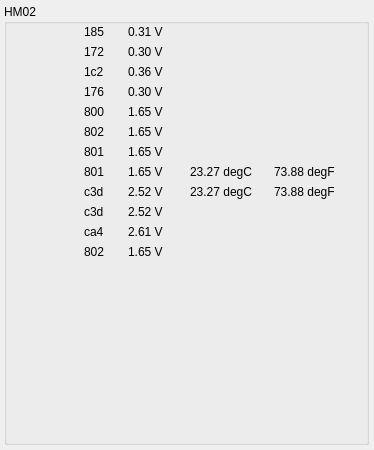
<?xml version="1.0" encoding="UTF-8"?>
<ui version="4.0">
 <class>HMAdcs1Dialog</class>
 <widget class="QDialog" name="HMAdcs1Dialog">
  <property name="geometry">
   <rect>
    <x>0</x>
    <y>0</y>
    <width>374</width>
    <height>450</height>
   </rect>
  </property>
  <property name="windowTitle">
   <string>Dialog</string>
  </property>
  <widget class="QGroupBox" name="groupBox">
   <property name="geometry">
    <rect>
     <x>4</x>
     <y>4</y>
     <width>365</width>
     <height>441</height>
    </rect>
   </property>
   <property name="title">
    <string>HM02</string>
   </property>
   <widget class="QCaLabelPlugin" name="qcalabelplugin">
    <property name="geometry">
     <rect>
      <x>8</x>
      <y>20</y>
      <width>65</width>
      <height>16</height>
     </rect>
    </property>
    <property name="alignment">
     <set>Qt::AlignRight|Qt::AlignTrailing|Qt::AlignVCenter</set>
    </property>
    <property name="variable" stdset="0">
     <string>$(P):AI:HM:ADC:00.DESC</string>
    </property>
    <property name="variableSubstitutions" stdset="0">
     <string>P=HM01</string>
    </property>
   </widget>
   <widget class="QCaLabelPlugin" name="qcalabelplugin_2">
    <property name="geometry">
     <rect>
      <x>80</x>
      <y>20</y>
      <width>40</width>
      <height>16</height>
     </rect>
    </property>
    <property name="text">
     <string>185</string>
    </property>
    <property name="variable" stdset="0">
     <string>$(P):AI:HM:ADC:00.RVAL</string>
    </property>
    <property name="variableSubstitutions" stdset="0">
     <string>P=HM02</string>
    </property>
    <property name="useDbPrecision">
     <bool>false</bool>
    </property>
    <property name="leadingZero">
     <bool>false</bool>
    </property>
    <property name="trailingZeros">
     <bool>false</bool>
    </property>
    <property name="addUnits">
     <bool>false</bool>
    </property>
    <property name="format" stdset="0">
     <enum>QCaLabelPlugin::UnsignedInteger</enum>
    </property>
    <property name="radix">
     <UInt>16</UInt>
    </property>
    <property name="notation" stdset="0">
     <enum>QCaLabelPlugin::Fixed</enum>
    </property>
    <property name="visible" stdset="0">
     <bool>true</bool>
    </property>
   </widget>
   <widget class="QCaLabelPlugin" name="qcalabelplugin_3">
    <property name="geometry">
     <rect>
      <x>124</x>
      <y>20</y>
      <width>58</width>
      <height>16</height>
     </rect>
    </property>
    <property name="text">
     <string>0.31 V</string>
    </property>
    <property name="variable" stdset="0">
     <string>$(P):AI:HM:ADC:00</string>
    </property>
    <property name="variableSubstitutions" stdset="0">
     <string>P=HM02</string>
    </property>
    <property name="useDbPrecision">
     <bool>true</bool>
    </property>
    <property name="leadingZero">
     <bool>true</bool>
    </property>
    <property name="trailingZeros">
     <bool>true</bool>
    </property>
    <property name="addUnits">
     <bool>true</bool>
    </property>
    <property name="format" stdset="0">
     <enum>QCaLabelPlugin::Floating</enum>
    </property>
    <property name="radix">
     <UInt>10</UInt>
    </property>
    <property name="notation" stdset="0">
     <enum>QCaLabelPlugin::Fixed</enum>
    </property>
    <property name="visible" stdset="0">
     <bool>true</bool>
    </property>
   </widget>
   <widget class="QCaLabelPlugin" name="qcalabelplugin_4">
    <property name="geometry">
     <rect>
      <x>8</x>
      <y>40</y>
      <width>65</width>
      <height>16</height>
     </rect>
    </property>
    <property name="alignment">
     <set>Qt::AlignRight|Qt::AlignTrailing|Qt::AlignVCenter</set>
    </property>
    <property name="variable" stdset="0">
     <string>$(P):AI:HM:ADC:01.DESC</string>
    </property>
    <property name="variableSubstitutions" stdset="0">
     <string>P=HM01</string>
    </property>
    <property name="enabled">
     <bool>true</bool>
    </property>
    <property name="useDbPrecision">
     <bool>false</bool>
    </property>
    <property name="leadingZero">
     <bool>false</bool>
    </property>
    <property name="trailingZeros">
     <bool>false</bool>
    </property>
    <property name="addUnits">
     <bool>false</bool>
    </property>
    <property name="visible" stdset="0">
     <bool>true</bool>
    </property>
   </widget>
   <widget class="QCaLabelPlugin" name="qcalabelplugin_5">
    <property name="geometry">
     <rect>
      <x>80</x>
      <y>40</y>
      <width>40</width>
      <height>16</height>
     </rect>
    </property>
    <property name="text">
     <string>172</string>
    </property>
    <property name="variable" stdset="0">
     <string>$(P):AI:HM:ADC:01.RVAL</string>
    </property>
    <property name="variableSubstitutions" stdset="0">
     <string>P=HM02</string>
    </property>
    <property name="useDbPrecision">
     <bool>false</bool>
    </property>
    <property name="leadingZero">
     <bool>false</bool>
    </property>
    <property name="trailingZeros">
     <bool>false</bool>
    </property>
    <property name="addUnits">
     <bool>false</bool>
    </property>
    <property name="format" stdset="0">
     <enum>QCaLabelPlugin::UnsignedInteger</enum>
    </property>
    <property name="radix">
     <UInt>16</UInt>
    </property>
    <property name="notation" stdset="0">
     <enum>QCaLabelPlugin::Fixed</enum>
    </property>
    <property name="visible" stdset="0">
     <bool>true</bool>
    </property>
   </widget>
   <widget class="QCaLabelPlugin" name="qcalabelplugin_6">
    <property name="geometry">
     <rect>
      <x>124</x>
      <y>40</y>
      <width>58</width>
      <height>16</height>
     </rect>
    </property>
    <property name="text">
     <string>0.30 V</string>
    </property>
    <property name="variable" stdset="0">
     <string>$(P):AI:HM:ADC:01</string>
    </property>
    <property name="variableSubstitutions" stdset="0">
     <string>P=HM02</string>
    </property>
    <property name="useDbPrecision">
     <bool>true</bool>
    </property>
    <property name="leadingZero">
     <bool>true</bool>
    </property>
    <property name="trailingZeros">
     <bool>true</bool>
    </property>
    <property name="addUnits">
     <bool>true</bool>
    </property>
    <property name="format" stdset="0">
     <enum>QCaLabelPlugin::Floating</enum>
    </property>
    <property name="radix">
     <UInt>10</UInt>
    </property>
    <property name="notation" stdset="0">
     <enum>QCaLabelPlugin::Fixed</enum>
    </property>
    <property name="visible" stdset="0">
     <bool>true</bool>
    </property>
   </widget>
   <widget class="QCaLabelPlugin" name="qcalabelplugin_7">
    <property name="geometry">
     <rect>
      <x>8</x>
      <y>60</y>
      <width>65</width>
      <height>16</height>
     </rect>
    </property>
    <property name="alignment">
     <set>Qt::AlignRight|Qt::AlignTrailing|Qt::AlignVCenter</set>
    </property>
    <property name="variable" stdset="0">
     <string>$(P):AI:HM:ADC:02.DESC</string>
    </property>
    <property name="variableSubstitutions" stdset="0">
     <string>P=HM01</string>
    </property>
   </widget>
   <widget class="QCaLabelPlugin" name="qcalabelplugin_8">
    <property name="geometry">
     <rect>
      <x>80</x>
      <y>60</y>
      <width>40</width>
      <height>16</height>
     </rect>
    </property>
    <property name="text">
     <string>1c2</string>
    </property>
    <property name="variable" stdset="0">
     <string>$(P):AI:HM:ADC:02.RVAL</string>
    </property>
    <property name="variableSubstitutions" stdset="0">
     <string>P=HM02</string>
    </property>
    <property name="useDbPrecision">
     <bool>false</bool>
    </property>
    <property name="leadingZero">
     <bool>false</bool>
    </property>
    <property name="trailingZeros">
     <bool>false</bool>
    </property>
    <property name="addUnits">
     <bool>false</bool>
    </property>
    <property name="format" stdset="0">
     <enum>QCaLabelPlugin::UnsignedInteger</enum>
    </property>
    <property name="radix">
     <UInt>16</UInt>
    </property>
    <property name="notation" stdset="0">
     <enum>QCaLabelPlugin::Fixed</enum>
    </property>
    <property name="visible" stdset="0">
     <bool>true</bool>
    </property>
   </widget>
   <widget class="QCaLabelPlugin" name="qcalabelplugin_9">
    <property name="geometry">
     <rect>
      <x>124</x>
      <y>60</y>
      <width>58</width>
      <height>16</height>
     </rect>
    </property>
    <property name="text">
     <string>0.36 V</string>
    </property>
    <property name="variable" stdset="0">
     <string>$(P):AI:HM:ADC:02</string>
    </property>
    <property name="variableSubstitutions" stdset="0">
     <string>P=HM02</string>
    </property>
    <property name="useDbPrecision">
     <bool>true</bool>
    </property>
    <property name="leadingZero">
     <bool>true</bool>
    </property>
    <property name="trailingZeros">
     <bool>true</bool>
    </property>
    <property name="addUnits">
     <bool>true</bool>
    </property>
    <property name="format" stdset="0">
     <enum>QCaLabelPlugin::Floating</enum>
    </property>
    <property name="radix">
     <UInt>10</UInt>
    </property>
    <property name="notation" stdset="0">
     <enum>QCaLabelPlugin::Fixed</enum>
    </property>
    <property name="visible" stdset="0">
     <bool>true</bool>
    </property>
   </widget>
   <widget class="QCaLabelPlugin" name="qcalabelplugin_10">
    <property name="geometry">
     <rect>
      <x>8</x>
      <y>80</y>
      <width>65</width>
      <height>16</height>
     </rect>
    </property>
    <property name="alignment">
     <set>Qt::AlignRight|Qt::AlignTrailing|Qt::AlignVCenter</set>
    </property>
    <property name="variable" stdset="0">
     <string>$(P):AI:HM:ADC:03.DESC</string>
    </property>
    <property name="variableSubstitutions" stdset="0">
     <string>P=HM01</string>
    </property>
   </widget>
   <widget class="QCaLabelPlugin" name="qcalabelplugin_11">
    <property name="geometry">
     <rect>
      <x>80</x>
      <y>80</y>
      <width>40</width>
      <height>16</height>
     </rect>
    </property>
    <property name="text">
     <string>176</string>
    </property>
    <property name="variable" stdset="0">
     <string>$(P):AI:HM:ADC:03.RVAL</string>
    </property>
    <property name="variableSubstitutions" stdset="0">
     <string>P=HM02</string>
    </property>
    <property name="useDbPrecision">
     <bool>false</bool>
    </property>
    <property name="leadingZero">
     <bool>false</bool>
    </property>
    <property name="trailingZeros">
     <bool>false</bool>
    </property>
    <property name="addUnits">
     <bool>false</bool>
    </property>
    <property name="format" stdset="0">
     <enum>QCaLabelPlugin::UnsignedInteger</enum>
    </property>
    <property name="radix">
     <UInt>16</UInt>
    </property>
    <property name="notation" stdset="0">
     <enum>QCaLabelPlugin::Fixed</enum>
    </property>
    <property name="visible" stdset="0">
     <bool>true</bool>
    </property>
   </widget>
   <widget class="QCaLabelPlugin" name="qcalabelplugin_12">
    <property name="geometry">
     <rect>
      <x>124</x>
      <y>80</y>
      <width>58</width>
      <height>16</height>
     </rect>
    </property>
    <property name="text">
     <string>0.30 V</string>
    </property>
    <property name="variable" stdset="0">
     <string>$(P):AI:HM:ADC:03</string>
    </property>
    <property name="variableSubstitutions" stdset="0">
     <string>P=HM02</string>
    </property>
    <property name="useDbPrecision">
     <bool>true</bool>
    </property>
    <property name="leadingZero">
     <bool>true</bool>
    </property>
    <property name="trailingZeros">
     <bool>true</bool>
    </property>
    <property name="addUnits">
     <bool>true</bool>
    </property>
    <property name="format" stdset="0">
     <enum>QCaLabelPlugin::Floating</enum>
    </property>
    <property name="radix">
     <UInt>10</UInt>
    </property>
    <property name="notation" stdset="0">
     <enum>QCaLabelPlugin::Fixed</enum>
    </property>
    <property name="visible" stdset="0">
     <bool>true</bool>
    </property>
   </widget>
   <widget class="QCaLabelPlugin" name="qcalabelplugin_13">
    <property name="geometry">
     <rect>
      <x>8</x>
      <y>100</y>
      <width>65</width>
      <height>16</height>
     </rect>
    </property>
    <property name="alignment">
     <set>Qt::AlignRight|Qt::AlignTrailing|Qt::AlignVCenter</set>
    </property>
    <property name="variable" stdset="0">
     <string>$(P):AI:HM:ADC:04.DESC</string>
    </property>
    <property name="variableSubstitutions" stdset="0">
     <string>P=HM01</string>
    </property>
   </widget>
   <widget class="QCaLabelPlugin" name="qcalabelplugin_14">
    <property name="geometry">
     <rect>
      <x>80</x>
      <y>120</y>
      <width>40</width>
      <height>16</height>
     </rect>
    </property>
    <property name="text">
     <string>802</string>
    </property>
    <property name="variable" stdset="0">
     <string>$(P):AI:HM:ADC:05.RVAL</string>
    </property>
    <property name="variableSubstitutions" stdset="0">
     <string>P=HM02</string>
    </property>
    <property name="useDbPrecision">
     <bool>false</bool>
    </property>
    <property name="leadingZero">
     <bool>false</bool>
    </property>
    <property name="trailingZeros">
     <bool>false</bool>
    </property>
    <property name="addUnits">
     <bool>false</bool>
    </property>
    <property name="format" stdset="0">
     <enum>QCaLabelPlugin::UnsignedInteger</enum>
    </property>
    <property name="radix">
     <UInt>16</UInt>
    </property>
    <property name="notation" stdset="0">
     <enum>QCaLabelPlugin::Fixed</enum>
    </property>
    <property name="visible" stdset="0">
     <bool>true</bool>
    </property>
   </widget>
   <widget class="QCaLabelPlugin" name="qcalabelplugin_15">
    <property name="geometry">
     <rect>
      <x>124</x>
      <y>160</y>
      <width>58</width>
      <height>16</height>
     </rect>
    </property>
    <property name="text">
     <string>1.65 V</string>
    </property>
    <property name="variable" stdset="0">
     <string>$(P):AI:HM:ADC:07</string>
    </property>
    <property name="variableSubstitutions" stdset="0">
     <string>P=HM02</string>
    </property>
    <property name="useDbPrecision">
     <bool>true</bool>
    </property>
    <property name="leadingZero">
     <bool>true</bool>
    </property>
    <property name="trailingZeros">
     <bool>true</bool>
    </property>
    <property name="addUnits">
     <bool>true</bool>
    </property>
    <property name="format" stdset="0">
     <enum>QCaLabelPlugin::Floating</enum>
    </property>
    <property name="radix">
     <UInt>10</UInt>
    </property>
    <property name="notation" stdset="0">
     <enum>QCaLabelPlugin::Fixed</enum>
    </property>
    <property name="visible" stdset="0">
     <bool>true</bool>
    </property>
   </widget>
   <widget class="QCaLabelPlugin" name="qcalabelplugin_16">
    <property name="geometry">
     <rect>
      <x>80</x>
      <y>100</y>
      <width>40</width>
      <height>16</height>
     </rect>
    </property>
    <property name="text">
     <string>800</string>
    </property>
    <property name="variable" stdset="0">
     <string>$(P):AI:HM:ADC:04.RVAL</string>
    </property>
    <property name="variableSubstitutions" stdset="0">
     <string>P=HM02</string>
    </property>
    <property name="useDbPrecision">
     <bool>false</bool>
    </property>
    <property name="leadingZero">
     <bool>false</bool>
    </property>
    <property name="trailingZeros">
     <bool>false</bool>
    </property>
    <property name="addUnits">
     <bool>false</bool>
    </property>
    <property name="format" stdset="0">
     <enum>QCaLabelPlugin::UnsignedInteger</enum>
    </property>
    <property name="radix">
     <UInt>16</UInt>
    </property>
    <property name="notation" stdset="0">
     <enum>QCaLabelPlugin::Fixed</enum>
    </property>
    <property name="visible" stdset="0">
     <bool>true</bool>
    </property>
   </widget>
   <widget class="QCaLabelPlugin" name="qcalabelplugin_17">
    <property name="geometry">
     <rect>
      <x>80</x>
      <y>160</y>
      <width>40</width>
      <height>16</height>
     </rect>
    </property>
    <property name="text">
     <string>801</string>
    </property>
    <property name="variable" stdset="0">
     <string>$(P):AI:HM:ADC:07.RVAL</string>
    </property>
    <property name="variableSubstitutions" stdset="0">
     <string>P=HM02</string>
    </property>
    <property name="useDbPrecision">
     <bool>false</bool>
    </property>
    <property name="leadingZero">
     <bool>false</bool>
    </property>
    <property name="trailingZeros">
     <bool>false</bool>
    </property>
    <property name="addUnits">
     <bool>false</bool>
    </property>
    <property name="format" stdset="0">
     <enum>QCaLabelPlugin::UnsignedInteger</enum>
    </property>
    <property name="radix">
     <UInt>16</UInt>
    </property>
    <property name="notation" stdset="0">
     <enum>QCaLabelPlugin::Fixed</enum>
    </property>
    <property name="visible" stdset="0">
     <bool>true</bool>
    </property>
   </widget>
   <widget class="QCaLabelPlugin" name="qcalabelplugin_18">
    <property name="geometry">
     <rect>
      <x>80</x>
      <y>140</y>
      <width>40</width>
      <height>16</height>
     </rect>
    </property>
    <property name="text">
     <string>801</string>
    </property>
    <property name="variable" stdset="0">
     <string>$(P):AI:HM:ADC:06.RVAL</string>
    </property>
    <property name="variableSubstitutions" stdset="0">
     <string>P=HM02</string>
    </property>
    <property name="useDbPrecision">
     <bool>false</bool>
    </property>
    <property name="leadingZero">
     <bool>false</bool>
    </property>
    <property name="trailingZeros">
     <bool>false</bool>
    </property>
    <property name="addUnits">
     <bool>false</bool>
    </property>
    <property name="format" stdset="0">
     <enum>QCaLabelPlugin::UnsignedInteger</enum>
    </property>
    <property name="radix">
     <UInt>16</UInt>
    </property>
    <property name="notation" stdset="0">
     <enum>QCaLabelPlugin::Fixed</enum>
    </property>
    <property name="visible" stdset="0">
     <bool>true</bool>
    </property>
   </widget>
   <widget class="QCaLabelPlugin" name="qcalabelplugin_19">
    <property name="geometry">
     <rect>
      <x>124</x>
      <y>100</y>
      <width>58</width>
      <height>16</height>
     </rect>
    </property>
    <property name="text">
     <string>1.65 V</string>
    </property>
    <property name="variable" stdset="0">
     <string>$(P):AI:HM:ADC:04</string>
    </property>
    <property name="variableSubstitutions" stdset="0">
     <string>P=HM02</string>
    </property>
    <property name="useDbPrecision">
     <bool>true</bool>
    </property>
    <property name="leadingZero">
     <bool>true</bool>
    </property>
    <property name="trailingZeros">
     <bool>true</bool>
    </property>
    <property name="addUnits">
     <bool>true</bool>
    </property>
    <property name="format" stdset="0">
     <enum>QCaLabelPlugin::Floating</enum>
    </property>
    <property name="radix">
     <UInt>10</UInt>
    </property>
    <property name="notation" stdset="0">
     <enum>QCaLabelPlugin::Fixed</enum>
    </property>
    <property name="visible" stdset="0">
     <bool>true</bool>
    </property>
   </widget>
   <widget class="QCaLabelPlugin" name="qcalabelplugin_20">
    <property name="geometry">
     <rect>
      <x>124</x>
      <y>120</y>
      <width>58</width>
      <height>16</height>
     </rect>
    </property>
    <property name="text">
     <string>1.65 V</string>
    </property>
    <property name="variable" stdset="0">
     <string>$(P):AI:HM:ADC:05</string>
    </property>
    <property name="variableSubstitutions" stdset="0">
     <string>P=HM02</string>
    </property>
    <property name="useDbPrecision">
     <bool>true</bool>
    </property>
    <property name="leadingZero">
     <bool>true</bool>
    </property>
    <property name="trailingZeros">
     <bool>true</bool>
    </property>
    <property name="addUnits">
     <bool>true</bool>
    </property>
    <property name="format" stdset="0">
     <enum>QCaLabelPlugin::Floating</enum>
    </property>
    <property name="radix">
     <UInt>10</UInt>
    </property>
    <property name="notation" stdset="0">
     <enum>QCaLabelPlugin::Fixed</enum>
    </property>
    <property name="visible" stdset="0">
     <bool>true</bool>
    </property>
   </widget>
   <widget class="QCaLabelPlugin" name="qcalabelplugin_21">
    <property name="geometry">
     <rect>
      <x>124</x>
      <y>140</y>
      <width>58</width>
      <height>16</height>
     </rect>
    </property>
    <property name="text">
     <string>1.65 V</string>
    </property>
    <property name="variable" stdset="0">
     <string>$(P):AI:HM:ADC:06</string>
    </property>
    <property name="variableSubstitutions" stdset="0">
     <string>P=HM02</string>
    </property>
    <property name="useDbPrecision">
     <bool>true</bool>
    </property>
    <property name="leadingZero">
     <bool>true</bool>
    </property>
    <property name="trailingZeros">
     <bool>true</bool>
    </property>
    <property name="addUnits">
     <bool>true</bool>
    </property>
    <property name="format" stdset="0">
     <enum>QCaLabelPlugin::Floating</enum>
    </property>
    <property name="radix">
     <UInt>10</UInt>
    </property>
    <property name="notation" stdset="0">
     <enum>QCaLabelPlugin::Fixed</enum>
    </property>
    <property name="visible" stdset="0">
     <bool>true</bool>
    </property>
   </widget>
   <widget class="QCaLabelPlugin" name="qcalabelplugin_22">
    <property name="geometry">
     <rect>
      <x>8</x>
      <y>160</y>
      <width>65</width>
      <height>16</height>
     </rect>
    </property>
    <property name="alignment">
     <set>Qt::AlignRight|Qt::AlignTrailing|Qt::AlignVCenter</set>
    </property>
    <property name="variable" stdset="0">
     <string>$(P):AI:HM:ADC:07.DESC</string>
    </property>
    <property name="variableSubstitutions" stdset="0">
     <string>P=HM01</string>
    </property>
   </widget>
   <widget class="QCaLabelPlugin" name="qcalabelplugin_23">
    <property name="geometry">
     <rect>
      <x>8</x>
      <y>120</y>
      <width>65</width>
      <height>16</height>
     </rect>
    </property>
    <property name="alignment">
     <set>Qt::AlignRight|Qt::AlignTrailing|Qt::AlignVCenter</set>
    </property>
    <property name="variable" stdset="0">
     <string>$(P):AI:HM:ADC:05.DESC</string>
    </property>
    <property name="variableSubstitutions" stdset="0">
     <string>P=HM01</string>
    </property>
   </widget>
   <widget class="QCaLabelPlugin" name="qcalabelplugin_24">
    <property name="geometry">
     <rect>
      <x>8</x>
      <y>140</y>
      <width>65</width>
      <height>16</height>
     </rect>
    </property>
    <property name="alignment">
     <set>Qt::AlignRight|Qt::AlignTrailing|Qt::AlignVCenter</set>
    </property>
    <property name="variable" stdset="0">
     <string>$(P):AI:HM:ADC:06.DESC</string>
    </property>
    <property name="variableSubstitutions" stdset="0">
     <string>P=HM01</string>
    </property>
   </widget>
   <widget class="QCaLabelPlugin" name="qcalabelplugin_25">
    <property name="geometry">
     <rect>
      <x>8</x>
      <y>180</y>
      <width>65</width>
      <height>16</height>
     </rect>
    </property>
    <property name="alignment">
     <set>Qt::AlignRight|Qt::AlignTrailing|Qt::AlignVCenter</set>
    </property>
    <property name="variable" stdset="0">
     <string>$(P):AI:HM:ADC:08.DESC</string>
    </property>
    <property name="variableSubstitutions" stdset="0">
     <string>P=HM01</string>
    </property>
   </widget>
   <widget class="QCaLabelPlugin" name="qcalabelplugin_26">
    <property name="geometry">
     <rect>
      <x>80</x>
      <y>200</y>
      <width>40</width>
      <height>16</height>
     </rect>
    </property>
    <property name="text">
     <string>c3d</string>
    </property>
    <property name="variable" stdset="0">
     <string>$(P):AI:HM:ADC:09.RVAL</string>
    </property>
    <property name="variableSubstitutions" stdset="0">
     <string>P=HM02</string>
    </property>
    <property name="useDbPrecision">
     <bool>false</bool>
    </property>
    <property name="leadingZero">
     <bool>false</bool>
    </property>
    <property name="trailingZeros">
     <bool>false</bool>
    </property>
    <property name="addUnits">
     <bool>false</bool>
    </property>
    <property name="format" stdset="0">
     <enum>QCaLabelPlugin::UnsignedInteger</enum>
    </property>
    <property name="radix">
     <UInt>16</UInt>
    </property>
    <property name="notation" stdset="0">
     <enum>QCaLabelPlugin::Fixed</enum>
    </property>
    <property name="visible" stdset="0">
     <bool>true</bool>
    </property>
   </widget>
   <widget class="QCaLabelPlugin" name="qcalabelplugin_27">
    <property name="geometry">
     <rect>
      <x>124</x>
      <y>240</y>
      <width>58</width>
      <height>16</height>
     </rect>
    </property>
    <property name="text">
     <string>1.65 V</string>
    </property>
    <property name="variable" stdset="0">
     <string>$(P):AI:HM:ADC:11</string>
    </property>
    <property name="variableSubstitutions" stdset="0">
     <string>P=HM02</string>
    </property>
    <property name="useDbPrecision">
     <bool>true</bool>
    </property>
    <property name="leadingZero">
     <bool>true</bool>
    </property>
    <property name="trailingZeros">
     <bool>true</bool>
    </property>
    <property name="addUnits">
     <bool>true</bool>
    </property>
    <property name="format" stdset="0">
     <enum>QCaLabelPlugin::Floating</enum>
    </property>
    <property name="radix">
     <UInt>10</UInt>
    </property>
    <property name="notation" stdset="0">
     <enum>QCaLabelPlugin::Fixed</enum>
    </property>
    <property name="visible" stdset="0">
     <bool>true</bool>
    </property>
   </widget>
   <widget class="QCaLabelPlugin" name="qcalabelplugin_28">
    <property name="geometry">
     <rect>
      <x>80</x>
      <y>180</y>
      <width>40</width>
      <height>16</height>
     </rect>
    </property>
    <property name="text">
     <string>c3d</string>
    </property>
    <property name="variable" stdset="0">
     <string>$(P):AI:HM:ADC:08.RVAL</string>
    </property>
    <property name="variableSubstitutions" stdset="0">
     <string>P=HM02</string>
    </property>
    <property name="useDbPrecision">
     <bool>false</bool>
    </property>
    <property name="leadingZero">
     <bool>false</bool>
    </property>
    <property name="trailingZeros">
     <bool>false</bool>
    </property>
    <property name="addUnits">
     <bool>false</bool>
    </property>
    <property name="format" stdset="0">
     <enum>QCaLabelPlugin::UnsignedInteger</enum>
    </property>
    <property name="radix">
     <UInt>16</UInt>
    </property>
    <property name="notation" stdset="0">
     <enum>QCaLabelPlugin::Fixed</enum>
    </property>
    <property name="visible" stdset="0">
     <bool>true</bool>
    </property>
   </widget>
   <widget class="QCaLabelPlugin" name="qcalabelplugin_29">
    <property name="geometry">
     <rect>
      <x>80</x>
      <y>240</y>
      <width>40</width>
      <height>16</height>
     </rect>
    </property>
    <property name="text">
     <string>802</string>
    </property>
    <property name="variable" stdset="0">
     <string>$(P):AI:HM:ADC:11.RVAL</string>
    </property>
    <property name="variableSubstitutions" stdset="0">
     <string>P=HM02</string>
    </property>
    <property name="useDbPrecision">
     <bool>false</bool>
    </property>
    <property name="leadingZero">
     <bool>false</bool>
    </property>
    <property name="trailingZeros">
     <bool>false</bool>
    </property>
    <property name="addUnits">
     <bool>false</bool>
    </property>
    <property name="format" stdset="0">
     <enum>QCaLabelPlugin::UnsignedInteger</enum>
    </property>
    <property name="radix">
     <UInt>16</UInt>
    </property>
    <property name="notation" stdset="0">
     <enum>QCaLabelPlugin::Fixed</enum>
    </property>
    <property name="visible" stdset="0">
     <bool>true</bool>
    </property>
   </widget>
   <widget class="QCaLabelPlugin" name="qcalabelplugin_30">
    <property name="geometry">
     <rect>
      <x>80</x>
      <y>220</y>
      <width>40</width>
      <height>16</height>
     </rect>
    </property>
    <property name="text">
     <string>ca4</string>
    </property>
    <property name="variable" stdset="0">
     <string>$(P):AI:HM:ADC:10.RVAL</string>
    </property>
    <property name="variableSubstitutions" stdset="0">
     <string>P=HM02</string>
    </property>
    <property name="useDbPrecision">
     <bool>false</bool>
    </property>
    <property name="leadingZero">
     <bool>false</bool>
    </property>
    <property name="trailingZeros">
     <bool>false</bool>
    </property>
    <property name="addUnits">
     <bool>false</bool>
    </property>
    <property name="format" stdset="0">
     <enum>QCaLabelPlugin::UnsignedInteger</enum>
    </property>
    <property name="radix">
     <UInt>16</UInt>
    </property>
    <property name="notation" stdset="0">
     <enum>QCaLabelPlugin::Fixed</enum>
    </property>
    <property name="visible" stdset="0">
     <bool>true</bool>
    </property>
   </widget>
   <widget class="QCaLabelPlugin" name="qcalabelplugin_31">
    <property name="geometry">
     <rect>
      <x>124</x>
      <y>180</y>
      <width>58</width>
      <height>16</height>
     </rect>
    </property>
    <property name="text">
     <string>2.52 V</string>
    </property>
    <property name="variable" stdset="0">
     <string>$(P):AI:HM:ADC:08</string>
    </property>
    <property name="variableSubstitutions" stdset="0">
     <string>P=HM02</string>
    </property>
    <property name="useDbPrecision">
     <bool>true</bool>
    </property>
    <property name="leadingZero">
     <bool>true</bool>
    </property>
    <property name="trailingZeros">
     <bool>true</bool>
    </property>
    <property name="addUnits">
     <bool>true</bool>
    </property>
    <property name="format" stdset="0">
     <enum>QCaLabelPlugin::Floating</enum>
    </property>
    <property name="radix">
     <UInt>10</UInt>
    </property>
    <property name="notation" stdset="0">
     <enum>QCaLabelPlugin::Fixed</enum>
    </property>
    <property name="visible" stdset="0">
     <bool>true</bool>
    </property>
   </widget>
   <widget class="QCaLabelPlugin" name="qcalabelplugin_32">
    <property name="geometry">
     <rect>
      <x>124</x>
      <y>200</y>
      <width>58</width>
      <height>16</height>
     </rect>
    </property>
    <property name="text">
     <string>2.52 V</string>
    </property>
    <property name="variable" stdset="0">
     <string>$(P):AI:HM:ADC:09</string>
    </property>
    <property name="variableSubstitutions" stdset="0">
     <string>P=HM02</string>
    </property>
    <property name="useDbPrecision">
     <bool>true</bool>
    </property>
    <property name="leadingZero">
     <bool>true</bool>
    </property>
    <property name="trailingZeros">
     <bool>true</bool>
    </property>
    <property name="addUnits">
     <bool>true</bool>
    </property>
    <property name="format" stdset="0">
     <enum>QCaLabelPlugin::Floating</enum>
    </property>
    <property name="radix">
     <UInt>10</UInt>
    </property>
    <property name="notation" stdset="0">
     <enum>QCaLabelPlugin::Fixed</enum>
    </property>
    <property name="visible" stdset="0">
     <bool>true</bool>
    </property>
   </widget>
   <widget class="QCaLabelPlugin" name="qcalabelplugin_33">
    <property name="geometry">
     <rect>
      <x>124</x>
      <y>220</y>
      <width>58</width>
      <height>16</height>
     </rect>
    </property>
    <property name="text">
     <string>2.61 V</string>
    </property>
    <property name="variable" stdset="0">
     <string>$(P):AI:HM:ADC:10</string>
    </property>
    <property name="variableSubstitutions" stdset="0">
     <string>P=HM02</string>
    </property>
    <property name="useDbPrecision">
     <bool>true</bool>
    </property>
    <property name="leadingZero">
     <bool>true</bool>
    </property>
    <property name="trailingZeros">
     <bool>true</bool>
    </property>
    <property name="addUnits">
     <bool>true</bool>
    </property>
    <property name="format" stdset="0">
     <enum>QCaLabelPlugin::Floating</enum>
    </property>
    <property name="radix">
     <UInt>10</UInt>
    </property>
    <property name="notation" stdset="0">
     <enum>QCaLabelPlugin::Fixed</enum>
    </property>
    <property name="visible" stdset="0">
     <bool>true</bool>
    </property>
   </widget>
   <widget class="QCaLabelPlugin" name="qcalabelplugin_34">
    <property name="geometry">
     <rect>
      <x>8</x>
      <y>240</y>
      <width>65</width>
      <height>16</height>
     </rect>
    </property>
    <property name="alignment">
     <set>Qt::AlignRight|Qt::AlignTrailing|Qt::AlignVCenter</set>
    </property>
    <property name="variable" stdset="0">
     <string>$(P):AI:HM:ADC:11.DESC</string>
    </property>
    <property name="variableSubstitutions" stdset="0">
     <string>P=HM01</string>
    </property>
   </widget>
   <widget class="QCaLabelPlugin" name="qcalabelplugin_35">
    <property name="geometry">
     <rect>
      <x>8</x>
      <y>200</y>
      <width>65</width>
      <height>16</height>
     </rect>
    </property>
    <property name="alignment">
     <set>Qt::AlignRight|Qt::AlignTrailing|Qt::AlignVCenter</set>
    </property>
    <property name="variable" stdset="0">
     <string>$(P):AI:HM:ADC:09.DESC</string>
    </property>
    <property name="variableSubstitutions" stdset="0">
     <string>P=HM01</string>
    </property>
   </widget>
   <widget class="QCaLabelPlugin" name="qcalabelplugin_36">
    <property name="geometry">
     <rect>
      <x>8</x>
      <y>220</y>
      <width>65</width>
      <height>16</height>
     </rect>
    </property>
    <property name="alignment">
     <set>Qt::AlignRight|Qt::AlignTrailing|Qt::AlignVCenter</set>
    </property>
    <property name="variable" stdset="0">
     <string>$(P):AI:HM:ADC:10.DESC</string>
    </property>
    <property name="variableSubstitutions" stdset="0">
     <string>P=HM01</string>
    </property>
   </widget>
   <widget class="QCaLabelPlugin" name="qcalabelplugin_37">
    <property name="geometry">
     <rect>
      <x>186</x>
      <y>160</y>
      <width>80</width>
      <height>16</height>
     </rect>
    </property>
    <property name="text">
     <string>23.27 degC</string>
    </property>
    <property name="variable" stdset="0">
     <string>$(P):AI:HM:ADC:THERM1</string>
    </property>
    <property name="variableSubstitutions" stdset="0">
     <string>P=HM02</string>
    </property>
    <property name="useDbPrecision">
     <bool>true</bool>
    </property>
    <property name="leadingZero">
     <bool>true</bool>
    </property>
    <property name="trailingZeros">
     <bool>true</bool>
    </property>
    <property name="addUnits">
     <bool>true</bool>
    </property>
    <property name="format" stdset="0">
     <enum>QCaLabelPlugin::Floating</enum>
    </property>
    <property name="radix">
     <UInt>10</UInt>
    </property>
    <property name="notation" stdset="0">
     <enum>QCaLabelPlugin::Fixed</enum>
    </property>
    <property name="visible" stdset="0">
     <bool>true</bool>
    </property>
   </widget>
   <widget class="QCaLabelPlugin" name="qcalabelplugin_38">
    <property name="geometry">
     <rect>
      <x>270</x>
      <y>160</y>
      <width>80</width>
      <height>16</height>
     </rect>
    </property>
    <property name="text">
     <string>73.88 degF</string>
    </property>
    <property name="variable" stdset="0">
     <string>$(P):CALC:HM:THERM1</string>
    </property>
    <property name="variableSubstitutions" stdset="0">
     <string>P=HM02</string>
    </property>
    <property name="useDbPrecision">
     <bool>true</bool>
    </property>
    <property name="leadingZero">
     <bool>true</bool>
    </property>
    <property name="trailingZeros">
     <bool>true</bool>
    </property>
    <property name="addUnits">
     <bool>true</bool>
    </property>
    <property name="format" stdset="0">
     <enum>QCaLabelPlugin::Floating</enum>
    </property>
    <property name="radix">
     <UInt>10</UInt>
    </property>
    <property name="notation" stdset="0">
     <enum>QCaLabelPlugin::Fixed</enum>
    </property>
    <property name="visible" stdset="0">
     <bool>true</bool>
    </property>
   </widget>
   <widget class="QCaLabelPlugin" name="qcalabelplugin_39">
    <property name="geometry">
     <rect>
      <x>270</x>
      <y>180</y>
      <width>80</width>
      <height>16</height>
     </rect>
    </property>
    <property name="text">
     <string>73.88 degF</string>
    </property>
    <property name="variable" stdset="0">
     <string>$(P):CALC:HM:THERM2</string>
    </property>
    <property name="variableSubstitutions" stdset="0">
     <string>P=HM02</string>
    </property>
    <property name="useDbPrecision">
     <bool>true</bool>
    </property>
    <property name="leadingZero">
     <bool>true</bool>
    </property>
    <property name="trailingZeros">
     <bool>true</bool>
    </property>
    <property name="addUnits">
     <bool>true</bool>
    </property>
    <property name="format" stdset="0">
     <enum>QCaLabelPlugin::Floating</enum>
    </property>
    <property name="radix">
     <UInt>10</UInt>
    </property>
    <property name="notation" stdset="0">
     <enum>QCaLabelPlugin::Fixed</enum>
    </property>
    <property name="visible" stdset="0">
     <bool>true</bool>
    </property>
   </widget>
   <widget class="QCaLabelPlugin" name="qcalabelplugin_40">
    <property name="geometry">
     <rect>
      <x>186</x>
      <y>180</y>
      <width>80</width>
      <height>16</height>
     </rect>
    </property>
    <property name="text">
     <string>23.27 degC</string>
    </property>
    <property name="variable" stdset="0">
     <string>$(P):AI:HM:ADC:THERM2</string>
    </property>
    <property name="variableSubstitutions" stdset="0">
     <string>P=HM02</string>
    </property>
    <property name="useDbPrecision">
     <bool>true</bool>
    </property>
    <property name="leadingZero">
     <bool>true</bool>
    </property>
    <property name="trailingZeros">
     <bool>true</bool>
    </property>
    <property name="addUnits">
     <bool>true</bool>
    </property>
    <property name="format" stdset="0">
     <enum>QCaLabelPlugin::Floating</enum>
    </property>
    <property name="radix">
     <UInt>10</UInt>
    </property>
    <property name="notation" stdset="0">
     <enum>QCaLabelPlugin::Fixed</enum>
    </property>
    <property name="visible" stdset="0">
     <bool>true</bool>
    </property>
   </widget>
   <widget class="QCaPlotPlugin" name="qcaplotplugin">
    <property name="geometry">
     <rect>
      <x>12</x>
      <y>284</y>
      <width>160</width>
      <height>140</height>
     </rect>
    </property>
    <property name="minimumSize">
     <size>
      <width>100</width>
      <height>100</height>
     </size>
    </property>
    <property name="variable" stdset="0">
     <string>$(P):WF:HM:ADC</string>
    </property>
    <property name="variableSubstitutions" stdset="0">
     <string>P=HM02</string>
    </property>
    <property name="backgroundColor">
     <color>
      <red>73</red>
      <green>80</green>
      <blue>85</blue>
     </color>
    </property>
    <property name="traceColor">
     <color>
      <red>255</red>
      <green>255</green>
      <blue>0</blue>
     </color>
    </property>
    <property name="xIncrement">
     <double>50.000000000000000</double>
    </property>
    <property name="timeSpan">
     <UInt>100</UInt>
    </property>
    <property name="tickRate">
     <UInt>25</UInt>
    </property>
   </widget>
  </widget>
 </widget>
 <customwidgets>
  <customwidget>
   <class>QCaLabelPlugin</class>
   <extends>QLabel</extends>
   <header>QCaLabelPlugin.h</header>
  </customwidget>
  <customwidget>
   <class>QCaPlotPlugin</class>
   <extends>QFrame</extends>
   <header>QCaPlotPlugin.h</header>
  </customwidget>
 </customwidgets>
 <resources/>
 <connections/>
</ui>
